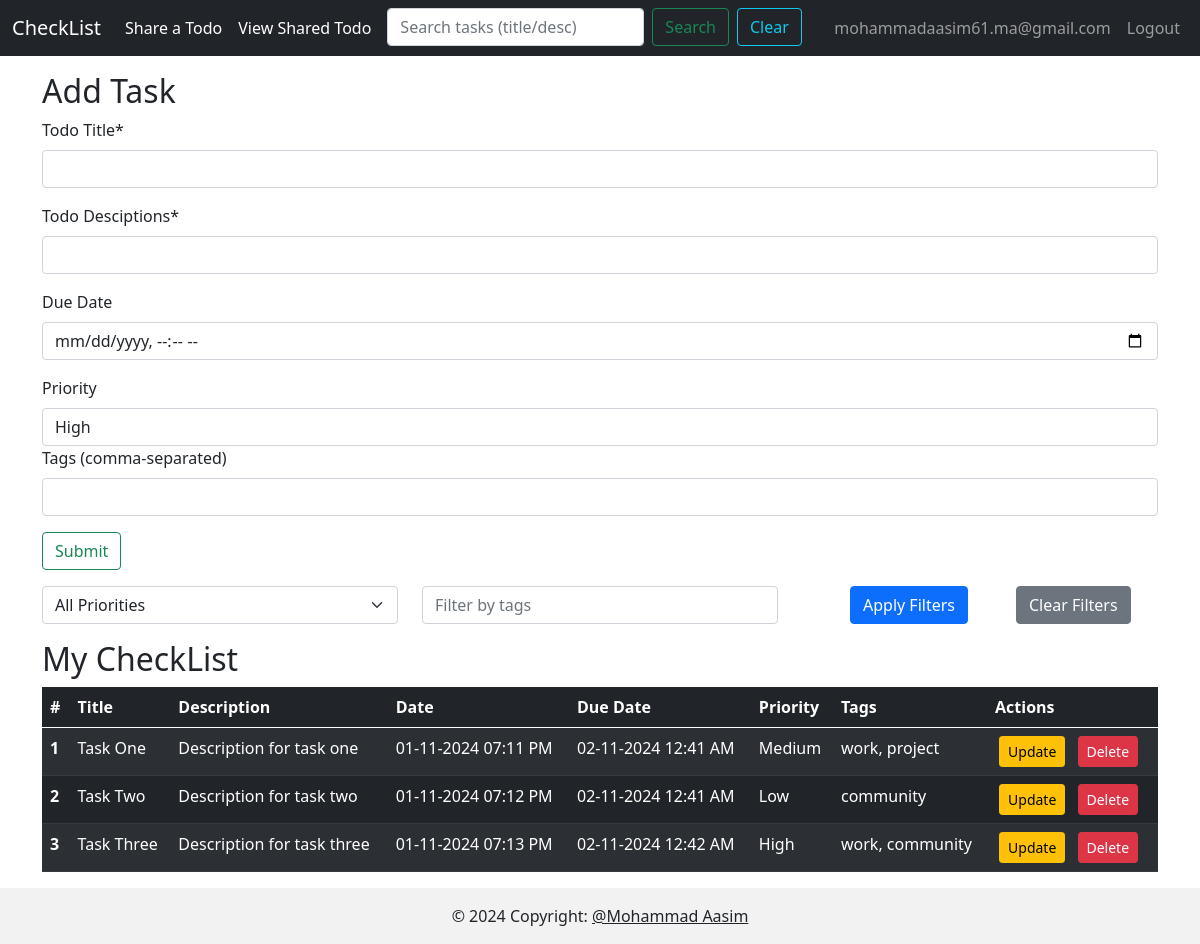
Page /list (signed in) on the committed database.
### app.py (models this page shows, shortened)
class User(db.Model, UserMixin):
    id =db.Column(db.Integer, primary_key=True)
    email= db.Column(db.String(100), nullable=False, unique=True)
    password= db.Column(db.String(150), nullable=False)
    user_name = db.Column(db.String(100), nullable=False)

class Todo(db.Model):
    sno = db.Column(db.Integer, primary_key=True)
    title = db.Column(db.String(200), nullable=False)
    desc = db.Column(db.String(500), nullable=False)
    date_created = db.Column(db.DateTime, default=datetime.utcnow)
    user_email = db.Column(db.String(100), nullable=False)
    due_date = db.Column(db.DateTime)
    priority = db.Column(db.String(10), nullable=False, default='Medium') #others are : High, Low
    tags = db.Column(db.String(200)) #for user help

### app.py (the view, shortened to what this page needs)
@app.route('/list', methods=['GET', 'POST'])
@login_required
def dashboard():
    priority_filter = request.args.get('priority', default='All', type=str)
    tag_filter = request.args.get('tag', default='', type=str)
    search_query = request.args.get('search', default='', type=str)
    query = Todo.query.filter_by(user_email=current_user.email)
    if priority_filter != 'All':
        print(f"Applying priority filter: {priority_filter}")
        query = query.filter_by(priority=priority_filter)
    if tag_filter:
        print(f"Applying tag filter: {tag_filter}")
        query = query.filter(Todo.tags.like(f'%{tag_filter}%'))
    if search_query:
        print(f"Applying search query: {search_query}")
        query = query.filter(
            (Todo.title.ilike(f'%{search_query}%')) |
            (Todo.desc.ilike(f'%{search_query}%'))
        )
    allTodo = query.all()
    return render_template('index.html', allTodo=allTodo, priority_filter=priority_filter, tag_filter=tag_filter)

### app.py (called while the page is built)
@login_manager.user_loader
def load_user(user_id):
    return User.query.get(int(user_id))

### templates/index.html (shortened to what this page needs)
{% extends 'nav.html' %}
{% block body %}
    <div class="container my-3">
      <h2>Add Task</h2>
      <form action="/list" method="POST">
        <div class="mb-3">
          <label for="title" class="form-label">Todo Title*</label>
          <input
            type="text"
            class="form-control"
            id="title"
            name="title"
            required
          />
        </div>
        <div class="mb-3">
          <label for="desc" class="form-label">Todo Desciptions*</label>
          <input
            type="text"
            id="desc"
            name="desc"
            class="form-control"
            required
          />
        </div>
        <div class="mb-3">
          <label for="due_date" class="form-label">Due Date</label>
          <input
            type="datetime-local"
            id="due_date"
            name="due_date"
            class="form-control"/>
        </div>
        <div class="md-3">
          <label for="priority" class="form-label">Priority</label>
          <select id="priority" name="priority" class="form-control">
            <option value="High">High</option>
          </select>
        </div>
        <div class="mb-3">
          <label for="tags" class="form-label">Tags (comma-separated)</label>
          <input type="text" class="form-control" id="tags" name="tags"/>
        </div>
        <button type="submit" class="btn btn-outline-success">Submit</button>
      </form>
    </div>
    <div class="container my-3">
      <form method="GET" action="{{ url_for('dashboard') }}" class="mb-3">
        <div class="row">
            <div class="col-md-4">
                <select name="priority" class="form-select" onchange="this.form.submit()">
                    <option value="All" {% if priority_filter == 'All' %}selected{% endif %}>All Priorities</option>
                </select>
            </div>
            <div class="col-md-4">
                <input type="text" name="tag" class="form-control" placeholder="Filter by tags" value="{{ tag_filter }}">
            </div>
            <div class="col-md-4 d-flex ">
              <button type="submit" class="btn btn-primary ms-5">Apply Filters</button>
              <button type="button" class="btn btn-secondary ms-5" onclick="clearFiltersontags()">Clear Filters</button>
          </div>
        </div>
    </form>
</div>
    <div class="container my-3">
      <h2>My CheckList</h2>
      {% if allTodo|length == 0 %}
      <div class="alert alert-info" role="alert">
        No tasks added yet!
      </div>
      {% else %}
        <table class="table table-dark table-striped table-hover">
          <thead>
            <tr>
              <th scope="col">#</th>
              <th scope="col">Title</th>
              <th scope="col">Description</th>
              <th scope="col">Date</th>
              <th scope="col">Due Date</th>
              <th scope="col">Priority</th>
              <th scope="col">Tags</th>
              <th scope="col">Actions</th>
            </tr>
          </thead>
          <tbody>
            {% for todo in allTodo %}
              <tr>
                <th scope="row">{{ loop.index }}</th>
                <td>{{ todo.title }}</td>
                <td>{{ todo.desc }}</td>
                <td>{{ todo.date_created.strftime('%d-%m-%Y %I:%M %p') }}</td>
                <td>{{ todo.due_date.strftime('%d-%m-%Y %I:%M %p') if todo.due_date else 'No Due Date'}}</td>
                <td>{{ todo.priority }}</td>
                <td>{{ todo.tags }}</td>
                <td>
                  <a href="/update/{{ todo.sno }}" type="button" class="btn btn-warning btn-sm mx-1">Update</a>
                  <a href="/delete/{{ todo.sno }}" type="button" class="btn btn-danger btn-sm mx-1">Delete</a>
                </td>
              </tr>
            {% endfor %}
          </tbody>
        </table>
      {% endif %}
    </div>
{% endblock body %}

### templates/nav.html (shortened to what this page needs)
<!DOCTYPE html>
<html lang="en">
  <head>
    <link
      href="https://cdn.jsdelivr.net/npm/bootstrap@5.0.2/dist/css/bootstrap.min.css"
      rel="stylesheet"
    />
  </head>
  <body>
    <nav class="navbar navbar-expand-lg navbar-dark bg-dark">
        <div class="container-fluid">
          <a class="navbar-brand" href="/list">CheckList</a>
          <div class="collapse navbar-collapse" id="navbarTogglerDemo03">
            <ul class="navbar-nav me-auto mb-2 mb-lg-0">
              <li class="nav-item">
                <a class="nav-link active" aria-current="page" href="{{ url_for('shared_todo') }}">Share a Todo</a>
              </li>
              <li class="nav-item">
                <a class="nav-link active" aria-current="page" href="{{ url_for('view_shared_todo') }}">View Shared Todo</a>
              </li>
              <li class="nav-item">
                <form method="GET" action="{{ url_for('dashboard') }}" class="d-flex my-2 my-lg-0 ">
                  <input type="text" name="search" class="form-control ms-2" placeholder="Search tasks (title/desc)" value="{{ search_query }}">
                  <button class="btn btn-outline-success ms-2" type="submit">Search</button>
                  <button type="button" class="btn btn-outline-info ms-2" onclick="clearFilters()">Clear</button>
              </form>
              </li>
            </ul>
            <ul class="navbar-nav">
              {% if current_user.is_authenticated %}
    <li class="nav-item">
        <a class="nav-link" href="#">{{ current_user.email }}</a>
    </li>
    <li class="nav-item">
        <a class="nav-link" href="{{ url_for('logout') }}">Logout</a>
    </li>
{% else %}
    <li class="nav-item">
        <a class="nav-link" href="{{ url_for('login_signup') }}">Login / Sign Up</a>
    </li>
{% endif %}
            </ul>
          </div>
        </div>
      </nav>
    {% block body %}
    {% endblock body %}
</body>
<footer class="bg-body-tertiary text-center text-lg-start" style="position: sticky; bottom: 0; width: 100%;">
    <div class="text-center p-3" style="background-color: rgba(0, 0, 0, 0.05);">
      © 2024 Copyright:
      <a class="text-body" href="https://github.com/mAasim1026/">@Mohammad Aasim</a>
    </div>
  </footer>
</html>

### rows in the picture
User: email "mohammadaasim61.ma@gmail.com"
Todo: title "Task One", desc "Description for task one", date_created "01-11-2024 07:11 PM", due_date "02-11-2024 12:41 AM", priority "Medium", tags "work, project"
Todo: title "Task Two", desc "Description for task two", date_created "01-11-2024 07:12 PM", due_date "02-11-2024 12:41 AM", priority "Low", tags "community"
Todo: title "Task Three", desc "Description for task three", date_created "01-11-2024 07:13 PM", due_date "02-11-2024 12:42 AM", priority "High", tags "work, community"
